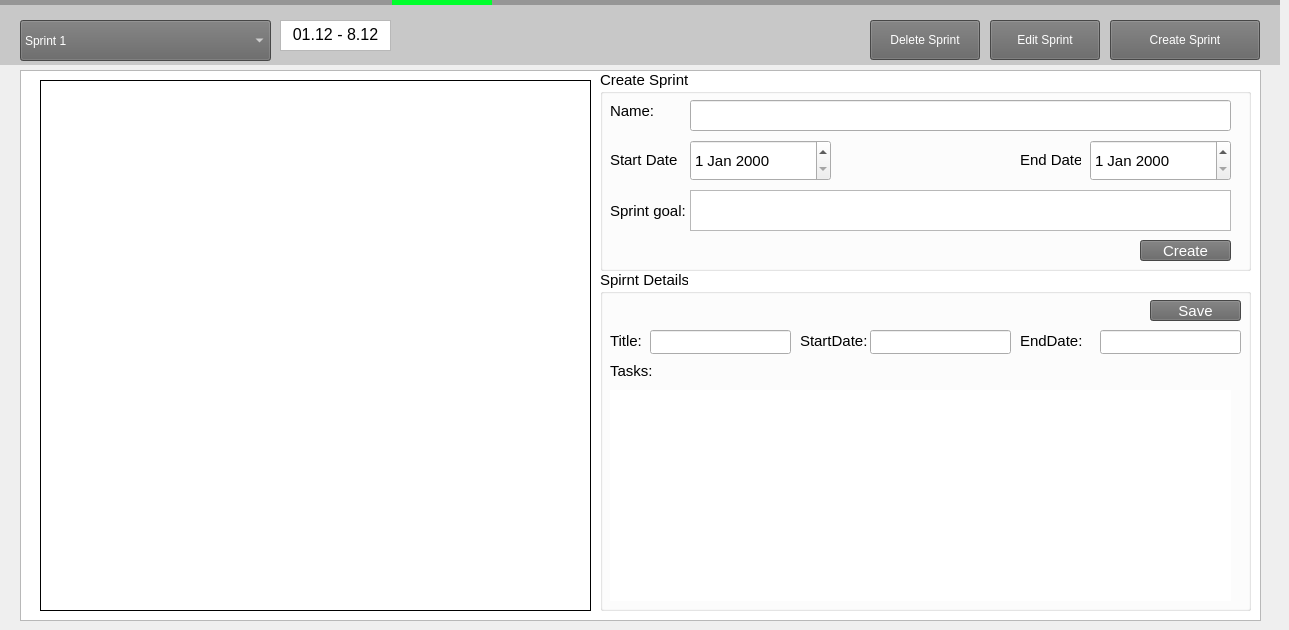
   <widget class="QWidget" name="sprintsPage">
    <widget class="QLabel" name="selectorS">
     <property name="geometry">
      <rect>
       <x>0</x>
       <y>0</y>
       <width>1280</width>
       <height>5</height>
      </rect>
     </property>
     <property name="minimumSize">
      <size>
       <width>100</width>
       <height>5</height>
      </size>
     </property>
     <property name="maximumSize">
      <size>
       <width>1280</width>
       <height>5</height>
      </size>
     </property>
     <property name="styleSheet">
      <string notr="true">QLabel {
background-color: rgb(150, 150, 150);
}</string>
     </property>
     <property name="text">
      <string/>
     </property>
    </widget>
    <widget class="QLabel" name="selectorbarS">
     <property name="geometry">
      <rect>
       <x>392</x>
       <y>0</y>
       <width>100</width>
       <height>5</height>
      </rect>
     </property>
     <property name="minimumSize">
      <size>
       <width>100</width>
       <height>5</height>
      </size>
     </property>
     <property name="maximumSize">
      <size>
       <width>999999</width>
       <height>5</height>
      </size>
     </property>
     <property name="styleSheet">
      <string notr="true">QLabel {
background-color: rgb(0, 255, 44);
}</string>
     </property>
     <property name="text">
      <string/>
     </property>
    </widget>
    <widget class="QListView" name="sprint_listView">
     <property name="geometry">
      <rect>
       <x>20</x>
       <y>70</y>
       <width>1241</width>
       <height>551</height>
      </rect>
     </property>
    </widget>
    <widget class="QPushButton" name="edit_sprint_button">
     <property name="geometry">
      <rect>
       <x>990</x>
       <y>20</y>
       <width>110</width>
       <height>40</height>
      </rect>
     </property>
     <property name="minimumSize">
      <size>
       <width>110</width>
       <height>40</height>
      </size>
     </property>
     <property name="maximumSize">
      <size>
       <width>110</width>
       <height>40</height>
      </size>
     </property>
     <property name="autoFillBackground">
      <bool>false</bool>
     </property>
     <property name="styleSheet">
      <string notr="true">QPushButton {
font: 13pt &quot;Arial&quot;;
background-color: rgb(100, 100, 100);
color: rgb(255, 255, 255);
}</string>
     </property>
     <property name="text">
      <string>Edit Sprint</string>
     </property>
    </widget>
    <widget class="QPushButton" name="sprint_create_button">
     <property name="geometry">
      <rect>
       <x>1110</x>
       <y>20</y>
       <width>150</width>
       <height>40</height>
      </rect>
     </property>
     <property name="minimumSize">
      <size>
       <width>150</width>
       <height>40</height>
      </size>
     </property>
     <property name="maximumSize">
      <size>
       <width>90</width>
       <height>40</height>
      </size>
     </property>
     <property name="autoFillBackground">
      <bool>false</bool>
     </property>
     <property name="styleSheet">
      <string notr="true">QPushButton {
font: 13pt &quot;Arial&quot;;
background-color: rgb(100, 100, 100);
color: rgb(255, 255, 255);
}</string>
     </property>
     <property name="text">
      <string>Create Sprint</string>
     </property>
    </widget>
    <widget class="QComboBox" name="sprint_top_down">
     <property name="geometry">
      <rect>
       <x>20</x>
       <y>20</y>
       <width>251</width>
       <height>41</height>
      </rect>
     </property>
     <property name="minimumSize">
      <size>
       <width>250</width>
       <height>40</height>
      </size>
     </property>
     <property name="autoFillBackground">
      <bool>false</bool>
     </property>
     <property name="styleSheet">
      <string notr="true">QComboBox {
font: 15pt &quot;Arial&quot;;
background-color: rgb(100, 100, 100);
color: rgb(255, 255, 255);
}
</string>
     </property>
     <item>
      <property name="text">
       <string>Sprint 1</string>
      </property>
     </item>
     <item>
      <property name="text">
       <string>Sprint 2</string>
      </property>
     </item>
     <item>
      <property name="text">
       <string>Sprint 3</string>
      </property>
     </item>
    </widget>
    <widget class="QTextBrowser" name="sprint_date">
     <property name="geometry">
      <rect>
       <x>280</x>
       <y>20</y>
       <width>111</width>
       <height>31</height>
      </rect>
     </property>
     <property name="html">
      <string>&lt;!DOCTYPE HTML PUBLIC &quot;-//W3C//DTD HTML 4.0//EN&quot; &quot;http://www.w3.org/TR/REC-html40/strict.dtd&quot;&gt;
&lt;html&gt;&lt;head&gt;&lt;meta name=&quot;qrichtext&quot; content=&quot;1&quot; /&gt;&lt;meta charset=&quot;utf-8&quot; /&gt;&lt;style type=&quot;text/css&quot;&gt;
p, li { white-space: pre-wrap; }
hr { height: 1px; border-width: 0; }
li.unchecked::marker { content: &quot;\2610&quot;; }
li.checked::marker { content: &quot;\2612&quot;; }
&lt;/style&gt;&lt;/head&gt;&lt;body style=&quot; font-family:'Segoe UI'; font-size:9pt; font-weight:400; font-style:normal;&quot; bgcolor=&quot;transparent&quot;&gt;
&lt;p align=&quot;center&quot; style=&quot; margin-top:0px; margin-bottom:0px; margin-left:0px; margin-right:0px; -qt-block-indent:0; text-indent:0px;&quot;&gt;&lt;span style=&quot; font-family:'Arial'; font-size:12pt;&quot;&gt;01.12 - 8.12&lt;/span&gt;&lt;/p&gt;&lt;/body&gt;&lt;/html&gt;</string>
     </property>
    </widget>
    <widget class="QLabel" name="selectorB_2">
     <property name="geometry">
      <rect>
       <x>0</x>
       <y>0</y>
       <width>1280</width>
       <height>5</height>
      </rect>
     </property>
     <property name="minimumSize">
      <size>
       <width>100</width>
       <height>5</height>
      </size>
     </property>
     <property name="maximumSize">
      <size>
       <width>1280</width>
       <height>5</height>
      </size>
     </property>
     <property name="styleSheet">
      <string notr="true">QLabel {
background-color: rgb(150, 150, 150);
}</string>
     </property>
     <property name="text">
      <string/>
     </property>
    </widget>
    <widget class="QLabel" name="toplabelB_2">
     <property name="geometry">
      <rect>
       <x>0</x>
       <y>5</y>
       <width>1280</width>
       <height>60</height>
      </rect>
     </property>
     <property name="minimumSize">
      <size>
       <width>1280</width>
       <height>60</height>
      </size>
     </property>
     <property name="maximumSize">
      <size>
       <width>1280</width>
       <height>60</height>
      </size>
     </property>
     <property name="styleSheet">
      <string notr="true">QLabel {
font: 13pt &quot;Arial&quot;;
background-color: rgb(200, 200, 200);
color: rgb(0, 0, 0);
}</string>
     </property>
     <property name="text">
      <string/>
     </property>
    </widget>
    <widget class="QTableWidget" name="sprint_table">
     <property name="geometry">
      <rect>
       <x>40</x>
       <y>80</y>
       <width>551</width>
       <height>531</height>
      </rect>
     </property>
     <property name="styleSheet">
      <string notr="true">QTableWidget {
    background-color: white; /* White background for the cells */
    border: 1px solid black; /* Add a border to the table */
}

QTableWidget::item {
    padding: 4px;
    border-bottom: 1px solid transparent; /* Transparent border for item bottoms */
}

QTableWidget::item:selected {
    background-color: #b3d1ff; /* A medium blue for selected item */
}

QHeaderView::section {
    background-color: #00165a; /* A darker blue for header sections */
    color: white;
    padding: 2px;
    border-top: none;
    border-right: 1px solid black; /* Add right border to header sections */
}

/* This part is for the vertical header (row numbers) */
QTableWidget QHeaderView::section {
    background-color: #00165a; /* Dark blue for both headers */
    color: white;
    border: none;
    padding: 2px;
    border-right: 1px solid black; /* Add right border to vertical header */
}

/* This part is for the horizontal header (column titles) */
QTableWidget::horizontalHeader {
    background-color: #4d88ff;
    color: white;
    border: none;
    padding: 2px;
    border-bottom: 1px solid black; /* Add bottom border to horizontal header */
}

/* This part is for the vertical header (row numbers) */
QTableWidget::verticalHeader {
    background-color: #00165a;
    color: white;
    border: none;
    border-right: 1px solid black; /* Add right border to vertical header */
}

/* This will ensure that the row number cells (vertical header) also have the dark blue background */
QTableWidget QHeaderView::section:vertical {
    background-color: #00165a; /* Dark blue to match the horizontal header */
    color: white;
}

/* For alternate row coloring, if desired */
QTableWidget::item:alternate {
    background-color: #f2f2f2; /* A light gray for alternate rows, if you want that */
}
</string>
     </property>
    </widget>
    <widget class="QGroupBox" name="sprintGroupBox">
     <property name="geometry">
      <rect>
       <x>600</x>
       <y>70</y>
       <width>651</width>
       <height>201</height>
      </rect>
     </property>
     <property name="font">
      <font>
       <pointsize>11</pointsize>
      </font>
     </property>
     <property name="title">
      <string>Create Sprint</string>
     </property>
     <widget class="QLabel" name="Text_Name">
      <property name="geometry">
       <rect>
        <x>10</x>
        <y>30</y>
        <width>71</width>
        <height>21</height>
       </rect>
      </property>
      <property name="font">
       <font>
        <pointsize>11</pointsize>
       </font>
      </property>
      <property name="text">
       <string>Name:</string>
      </property>
     </widget>
     <widget class="QLabel" name="Text_StartDate">
      <property name="geometry">
       <rect>
        <x>10</x>
        <y>80</y>
        <width>71</width>
        <height>20</height>
       </rect>
      </property>
      <property name="font">
       <font>
        <pointsize>11</pointsize>
       </font>
      </property>
      <property name="text">
       <string>Start Date :</string>
      </property>
     </widget>
     <widget class="QLabel" name="Text_SprintGoal">
      <property name="geometry">
       <rect>
        <x>10</x>
        <y>130</y>
        <width>91</width>
        <height>21</height>
       </rect>
      </property>
      <property name="font">
       <font>
        <pointsize>11</pointsize>
       </font>
      </property>
      <property name="text">
       <string>Sprint goal:</string>
      </property>
     </widget>
     <widget class="QLabel" name="Text_EndDate">
      <property name="geometry">
       <rect>
        <x>420</x>
        <y>80</y>
        <width>61</width>
        <height>20</height>
       </rect>
      </property>
      <property name="font">
       <font>
        <pointsize>11</pointsize>
       </font>
      </property>
      <property name="text">
       <string>End Date:</string>
      </property>
     </widget>
     <widget class="QDateEdit" name="Input_StartDate">
      <property name="geometry">
       <rect>
        <x>490</x>
        <y>70</y>
        <width>141</width>
        <height>41</height>
       </rect>
      </property>
     </widget>
     <widget class="QDateEdit" name="Input_EndDate">
      <property name="geometry">
       <rect>
        <x>90</x>
        <y>70</y>
        <width>141</width>
        <height>41</height>
       </rect>
      </property>
     </widget>
     <widget class="QLineEdit" name="Input_SprintName">
      <property name="geometry">
       <rect>
        <x>90</x>
        <y>30</y>
        <width>541</width>
        <height>31</height>
       </rect>
      </property>
     </widget>
     <widget class="QTextEdit" name="Input_SprintGoal">
      <property name="geometry">
       <rect>
        <x>90</x>
        <y>120</y>
        <width>541</width>
        <height>41</height>
       </rect>
      </property>
     </widget>
     <widget class="QPushButton" name="CreateSprint_SprintTab">
      <property name="geometry">
       <rect>
        <x>540</x>
        <y>170</y>
        <width>91</width>
        <height>21</height>
       </rect>
      </property>
      <property name="styleSheet">
       <string notr="true">QPushButton {
font: 13pt &quot;Arial&quot;;
background-color: rgb(100, 100, 100);
color: rgb(255, 255, 255);
}</string>
      </property>
      <property name="text">
       <string>Create</string>
      </property>
     </widget>
    </widget>
    <widget class="QPushButton" name="delete_button">
     <property name="geometry">
      <rect>
       <x>870</x>
       <y>20</y>
       <width>110</width>
       <height>40</height>
      </rect>
     </property>
     <property name="minimumSize">
      <size>
       <width>110</width>
       <height>40</height>
      </size>
     </property>
     <property name="maximumSize">
      <size>
       <width>110</width>
       <height>40</height>
      </size>
     </property>
     <property name="autoFillBackground">
      <bool>false</bool>
     </property>
     <property name="styleSheet">
      <string notr="true">QPushButton {
font: 13pt &quot;Arial&quot;;
background-color: rgb(100, 100, 100);
color: rgb(255, 255, 255);
}</string>
     </property>
     <property name="text">
      <string>Delete Sprint</string>
     </property>
    </widget>
    <widget class="QGroupBox" name="Sprint_View_Box">
     <property name="geometry">
      <rect>
       <x>600</x>
       <y>270</y>
       <width>651</width>
       <height>341</height>
      </rect>
     </property>
     <property name="font">
      <font>
       <pointsize>11</pointsize>
      </font>
     </property>
     <property name="title">
      <string>Spirnt Details</string>
     </property>
     <widget class="QLabel" name="Label_Sprint_Title">
      <property name="geometry">
       <rect>
        <x>10</x>
        <y>60</y>
        <width>81</width>
        <height>21</height>
       </rect>
      </property>
      <property name="text">
       <string>Title:</string>
      </property>
     </widget>
     <widget class="QLineEdit" name="Edit_Sprint_Name">
      <property name="geometry">
       <rect>
        <x>50</x>
        <y>60</y>
        <width>141</width>
        <height>24</height>
       </rect>
      </property>
     </widget>
     <widget class="QLabel" name="Label_Sprint_StartDate">
      <property name="geometry">
       <rect>
        <x>200</x>
        <y>60</y>
        <width>81</width>
        <height>21</height>
       </rect>
      </property>
      <property name="text">
       <string>StartDate:</string>
      </property>
     </widget>
     <widget class="QLineEdit" name="Edit_Sprint_StartDate">
      <property name="geometry">
       <rect>
        <x>270</x>
        <y>60</y>
        <width>141</width>
        <height>24</height>
       </rect>
      </property>
     </widget>
     <widget class="QLabel" name="Label_Sprint_EndDate">
      <property name="geometry">
       <rect>
        <x>420</x>
        <y>60</y>
        <width>81</width>
        <height>21</height>
       </rect>
      </property>
      <property name="text">
       <string>EndDate:</string>
      </property>
     </widget>
     <widget class="QLineEdit" name="Edit_Sprint_EndDate">
      <property name="geometry">
       <rect>
        <x>500</x>
        <y>60</y>
        <width>141</width>
        <height>24</height>
       </rect>
      </property>
     </widget>
     <widget class="QLabel" name="Label_Task_TableName">
      <property name="geometry">
       <rect>
        <x>10</x>
        <y>90</y>
        <width>71</width>
        <height>21</height>
       </rect>
      </property>
      <property name="text">
       <string>Tasks:</string>
      </property>
     </widget>
     <widget class="QTableWidget" name="SprintDetails_Table">
      <property name="geometry">
       <rect>
        <x>10</x>
        <y>120</y>
        <width>621</width>
        <height>211</height>
       </rect>
      </property>
      <property name="styleSheet">
       <string notr="true">QTableWidget {
    background-color: white; /* White background for the cells */
    border: none;
    gridline-color: transparent; /* Assuming you want no grid lines */
}

QTableWidget::item {
    padding: 4px;
    border-bottom: 1px solid transparent; /* Transparent border for item bottoms */
}

QTableWidget::item:selected {
    background-color: #b3d1ff; /* A medium blue for selected item */
}

QHeaderView::section {
    background-color: #00165a; /* A darker blue for header sections */
    color: white;
    padding: 2px;
    border-top: none;
}

/* This part is for the vertical header (row numbers) */
QTableWidget QHeaderView::section {
    background-color: #00165a; /* Dark blue for both headers */
    color: white;
    border: none;
    padding: 2px;
}

/* This part is for the horizontal header (column titles) */
QTableWidget::horizontalHeader {
    background-color: #4d88ff;
    color: white;
    border: none;
    padding: 2px;
}

/* This part is for the vertical header (row numbers) */
QTableWidget::verticalHeader {
    background-color: #00165a;
    color: white;
    border: none;
}

/* This will ensure that the row number cells (vertical header) also have the dark blue background */
QTableWidget QHeaderView::section:vertical {
    background-color: #00165a; /* Dark blue to match the horizontal header */
    color: white;
}

/* For alternate row coloring, if desired */
QTableWidget::item:alternate {
    background-color: #f2f2f2; /* A light gray for alternate rows, if you want that */
}
</string>
      </property>
     </widget>
     <widget class="QPushButton" name="sprintinfo_save_button">
      <property name="geometry">
       <rect>
        <x>550</x>
        <y>30</y>
        <width>91</width>
        <height>21</height>
       </rect>
      </property>
      <property name="minimumSize">
       <size>
        <width>90</width>
        <height>20</height>
       </size>
      </property>
      <property name="maximumSize">
       <size>
        <width>110</width>
        <height>40</height>
       </size>
      </property>
      <property name="font">
       <font>
        <family>Arial</family>
        <pointsize>11</pointsize>
        <italic>false</italic>
        <bold>false</bold>
       </font>
      </property>
      <property name="autoFillBackground">
       <bool>false</bool>
      </property>
      <property name="styleSheet">
       <string notr="true">QPushButton {
font: 11pt &quot;Arial&quot;;
background-color: rgb(100, 100, 100);
color: rgb(255, 255, 255);
}</string>
      </property>
      <property name="text">
       <string>Save</string>
      </property>
     </widget>
    </widget>
    <zorder>toplabelB_2</zorder>
    <zorder>selectorB_2</zorder>
    <zorder>selectorS</zorder>
    <zorder>selectorbarS</zorder>
    <zorder>sprint_listView</zorder>
    <zorder>sprint_top_down</zorder>
    <zorder>sprint_create_button</zorder>
    <zorder>edit_sprint_button</zorder>
    <zorder>sprint_date</zorder>
    <zorder>sprintGroupBox</zorder>
    <zorder>delete_button</zorder>
    <zorder>Sprint_View_Box</zorder>
    <zorder>sprint_table</zorder>
   </widget>
